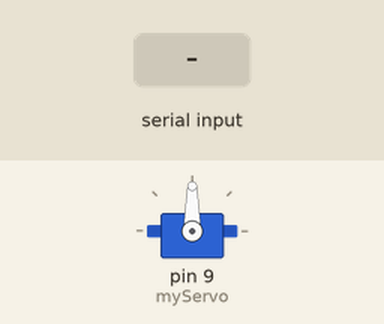
Recording of a sketch running on a simulated Arduino Uno, built with avr-gcc and run on an emulated ATmega328P. On the bench: servo. The test bench sets the inputs (shaded band).

Above: at 1.2 s.
1.3 s: "1" received over Serial
At 2.3 s:
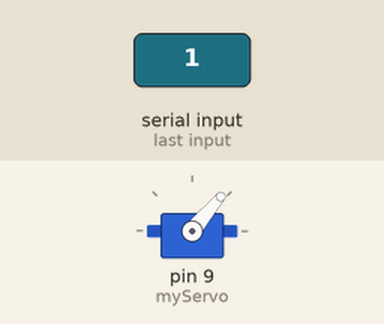
At 4.4 s:
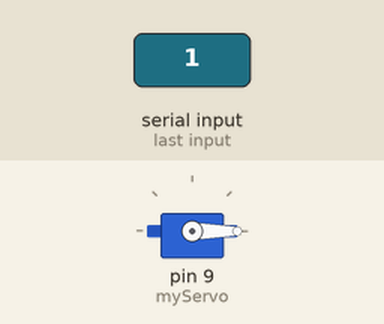
Timing chart, 0 to 5.9 s (numbered marks = the images above; inputs shaded):
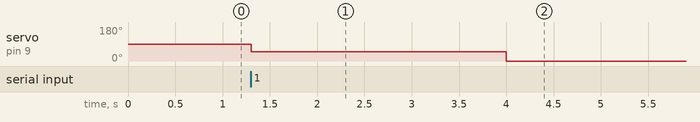

Measured:
- after the input at 1.3 s, servo on pin 9 (myServo): 90° → 50° at once, → 0° 2.7 s later

The sketch:

sketch_jun6a.ino
```cpp
#include <Servo.h>

Servo myServo;

void setup() {
  Serial.begin(9600); // Iniciar comunicación serie a 9600 bps
  myServo.attach(9); // Conectar el servomotor al pin 9
}

void loop() {
  if (Serial.available() > 0) {
    char command = Serial.read(); // Leer el comando enviado desde el PC
    if (command == '1') {
      myServo.write(50); // Mover el servomotor a 50 grados
      delay(2700); // Mantener la posición por 2 segundos
      myServo.write(0); // Regresar el servomotor a 0 grados
      delay(1000);
      }
      }
}
```
